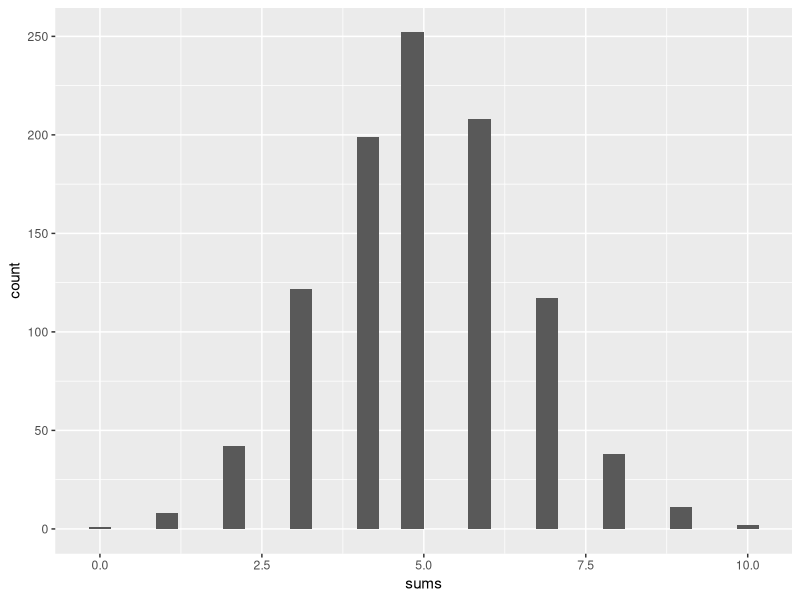
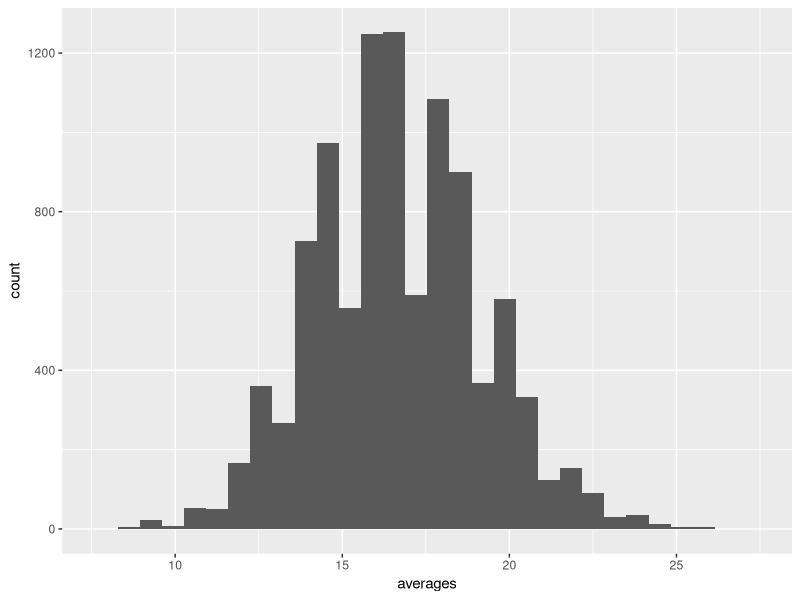

Write R code to recreate these figures, in order.
library(ggplot2)


#### what is the expected value
sums <- rep(NA, 1000)
iter <- seq(1,1000,1)
for(i in 1:1000){
  #### the number between c() are what is in the box, change that to change the content of the box
  ### 10 here are the number of draws, you can change those too
  samp <- sample( c(0,1), 10, replace = TRUE)
  sums[i] <- sum(samp)
}

draws <- data.frame(sums,iter)
names(draws)


ggplot(data = draws, aes(x = sums)) + geom_histogram() ###aes is the aesthetic argument, here we tell ggplot we want logged GDP on the x-axis




######## simulating survey sampling 
## 0 is Dem
## 1 is Rep

population <- c(rep(0, 700000), rep(1, 400000))
table(population)
Population_percent = (length(subset(population, population == 0))/length(population))*100

Draws <- 1000
survey_sample1 <- sample(population, Draws, replace = FALSE)
table(survey_sample1)

expected_value1 <- length(subset(survey_sample1, survey_sample1 == 0))/length(survey_sample1)
expected_value1
SE1 <- sqrt(Draws)*sqrt(expected_value1 * (1- expected_value1))
SE1 <- SE1*100/Draws


### 95% CI: 
expected_value1*100 - 2*SE1
expected_value1*100 + 2*SE1
#### TRUE
### 70%, so not within CI!!!!!

### let's do this a lot

iter <- seq(1,10000,1)
In95CI <- rep(NA, 10000)

for(i in 1:10000){
  survey_sample <- sample(population, Draws, replace = FALSE)
  expected_value <- length(subset(survey_sample, survey_sample == 0))/length(survey_sample)
  expected_value
  SE <- sqrt(Draws)*sqrt(expected_value * (1- expected_value))
  SE <- SE*100/Draws
  lower <- expected_value*100 - 2*SE
  upper <- expected_value*100 + 2*SE
  
  In95CI[i] <- (lower <= Population_percent & upper >= Population_percent)
  
}
sum(In95CI)

### or in per cent:
sum(In95CI)/1000








#### what is the expected value

population <- c(0,0,0,0,0,0,0,0,0,0,0,0,0,0,0,0,00,0,0,0,0,0,0,400)
mean(population)

averages <- rep(NA, 10000)
iter <- seq(1,10000,1)
for(i in 1:10000){
  #### the number between c() are what is in the box, change that to change the content of the box
  ### 10 here are the number of draws, you can change those too
  samp <- sample( population, 1000, replace = TRUE)
  averages[i] <- mean(samp)
}

draws <- data.frame(averages,iter)
names(draws)


ggplot(data = draws, aes(x = averages)) + geom_histogram() ###aes is the aesthetic argument, here we tell ggplot we want logged GDP on the x-axis

